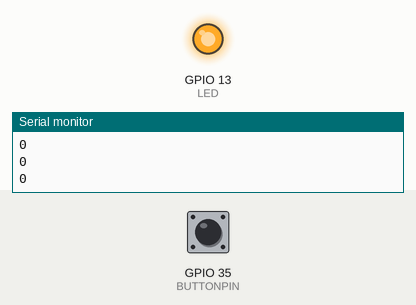
Recording of a sketch running on a simulated ESP32. Parts: output pins drawn as LEDs (lit = HIGH), the last lines printed to the serial monitor. Inputs (shaded band) come from the test bench; at power-on: GPIO 35 (BUTTONPIN) LOW.

Above: at 2.8 s.
2.9 s: GPIO 35 (BUTTONPIN) pulled HIGH for 1.2 s
At 4.2 s:
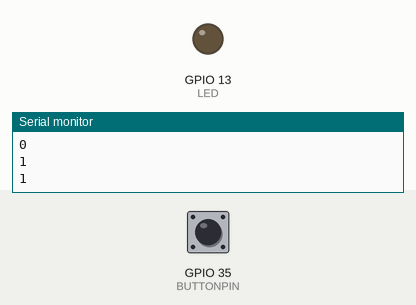
6.5 s: GPIO 35 (BUTTONPIN) pulled HIGH for 3.2 s
At 10.8 s:
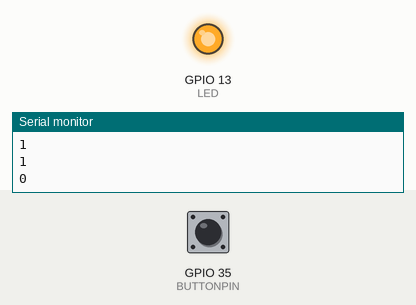
Timing chart, 0 to 12.3 s (numbered marks = the images above; inputs shaded):
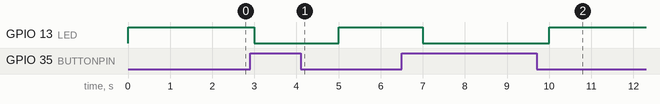

Measured:
- after the input at 2.9 s, GPIO 13 (LED): HIGH → LOW after 0.10 s, → HIGH 2.0 s later
- after the input at 6.5 s, GPIO 13 (LED): HIGH → LOW after 0.50 s, → HIGH 3.0 s later

The sketch:

Infrarojo.ino
```cpp
#define LED 13
#define BUTTONPIN 35
boolean val;

void setup (){
  pinMode (LED, OUTPUT);
  pinMode (BUTTONPIN, INPUT);
  Serial.begin(9600);
}
void loop (){
val = digitalRead(BUTTONPIN);// digital interface will be assigned a value of 3 to read val
if (val == HIGH) digitalWrite (LED, LOW);
else digitalWrite(LED, HIGH);
Serial.println(val);
delay (1000);
}
```
